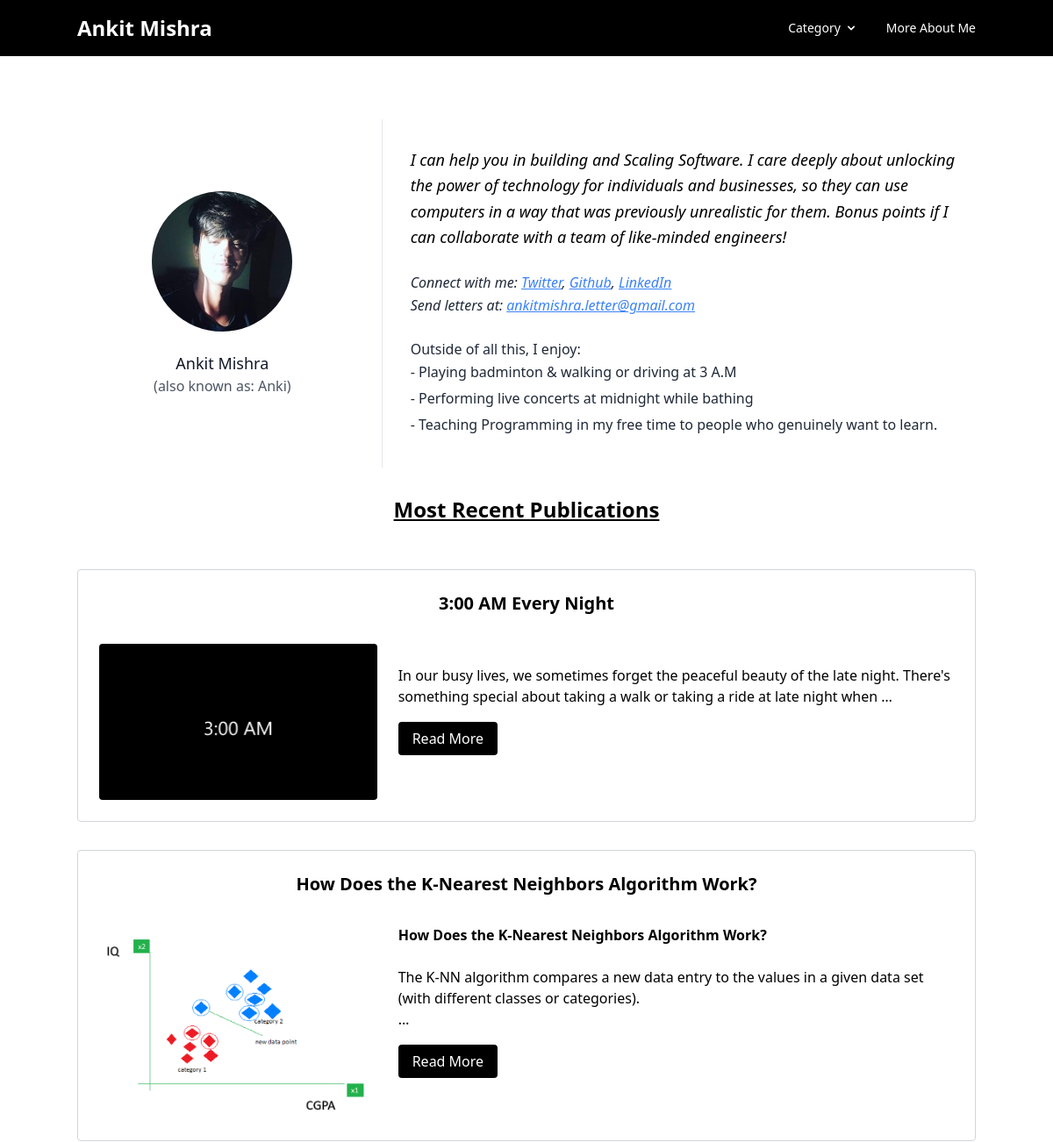
Before: / (upper part) with the older database file.
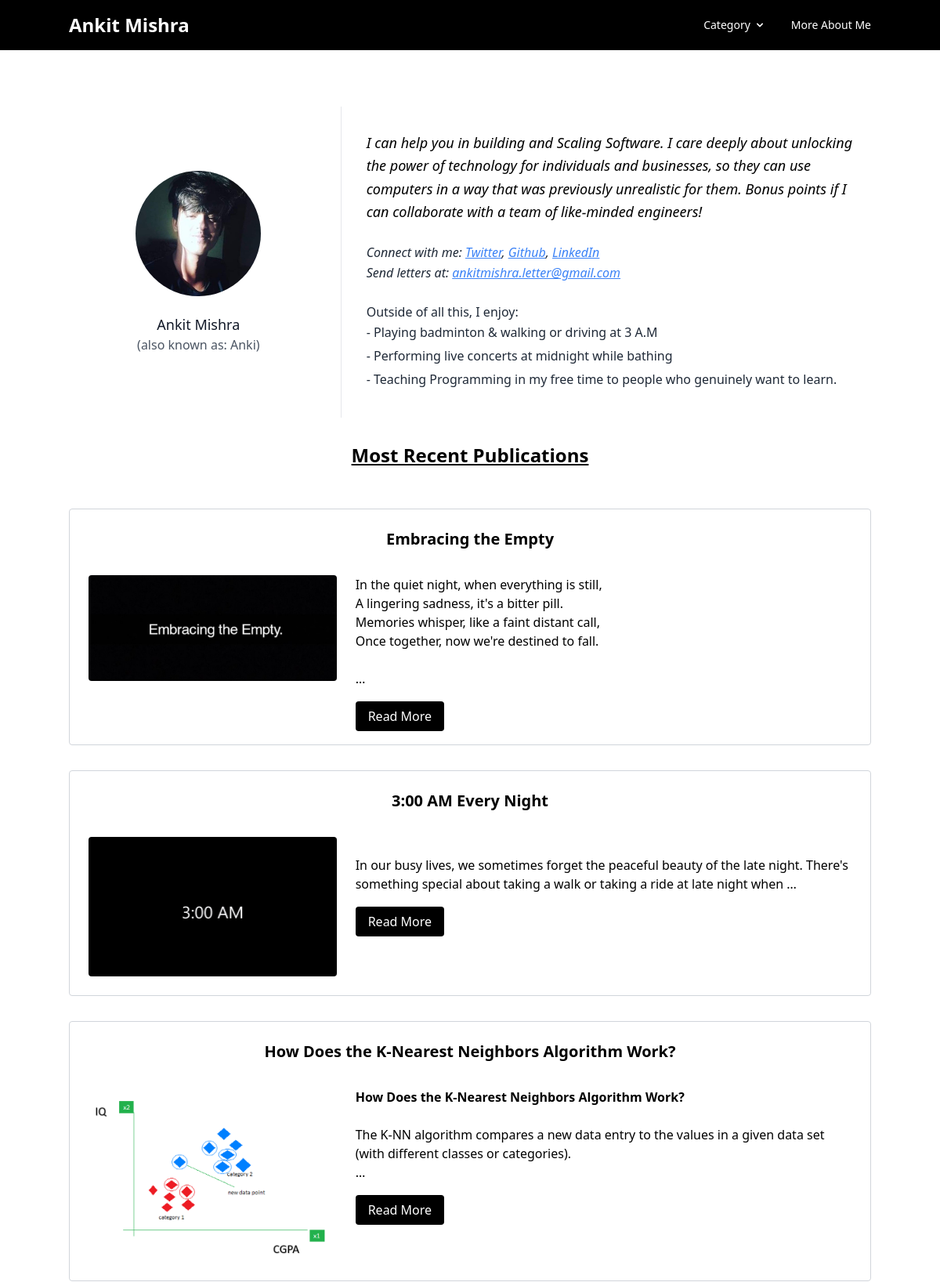
After: the same page with the newer database file.
### blog/models.py (models this page shows)
class Post(models.Model):
    post_id = models.AutoField(primary_key=True)
    title=models.CharField(max_length=200)
    content = HTMLField()
    url = models.CharField(max_length=100)
    cat = models.ForeignKey(Category,on_delete=models.CASCADE)
    image= models.ImageField(upload_to='post/')
    def __str__(self):
        return self.title

### blog/views.py (the view)
# urls.py: path('',home),
def home(request):
    posts=Post.objects.all()[:5]
    print(posts)
    cats = Category.objects.all()
    data = {
        "posts":posts,
        "cats":cats
    }
    return render(request,'home.html',data)

### template/home.html (shortened to what this page needs)
{% extends 'base.html' %}
{% block content %}
<section class="bg-white py-8">
  <div class="container mx-auto px-4">
    <div class="flex flex-col sm:flex-row items-center justify-center mt-10">
      <div class="sm:w-1/3 text-center sm:pr-8 sm:py-8">
        <div class="w-40 h-40 rounded-full inline-flex items-center justify-center bg-gray-200 text-gray-400">
          <img class="object-cover w-full h-full rounded-full" src="/media/Ankit.jpg" alt="Profile Picture">
        </div>
        <div class="flex flex-col items-center text-center justify-center mt-4">
          <h2 class="font-medium title-font text-gray-900 text-lg">Ankit Mishra</h2>
          <span class="text-gray-600 block">(also known as: Anki)</span>
        </div>
      </div>
      <div class="sm:w-2/3 sm:pl-8 sm:py-8 sm:border-l border-gray-200 sm:border-t-0 border-t mt-4 pt-4 sm:mt-0 text-center sm:text-left">
        <p class="leading-relaxed text-lg mb-4">
          <i>
            I can help you in building and Scaling Software. I care deeply about unlocking the power of technology for individuals and businesses, so they can use computers in a way that was previously unrealistic for them. Bonus points if I can collaborate with a team of like-minded engineers!
          </i>
        </p>
        <p class="text-gray-800 leading-relaxed mt-6">
          <i>
            Connect with me:
            <a href="https://twitter.com/ankitmishralive" class="underline text-blue-500" target="_blank">Twitter</a>,
            <a href="https://github.com/ankitmishralive" class="underline text-blue-500" target="_blank">Github</a>,
            <a href="https://www.linkedin.com/in/ankitmishralive" class="underline text-blue-500" target="_blank">LinkedIn</a>
            <br>
            Send letters at:
            <a href="mailto:ankitmishra.letter@gmail.com" class="underline text-blue-500" target="_blank">ankitmishra.letter@gmail.com</a>
          </i>
        </p>
        <p class="text-gray-800 leading-relaxed mt-6"> Outside of all this, I enjoy:</p>
        <ul class="text-gray-800 leading-relaxed">
          <li class="mb-1">- Playing badminton & walking or driving at 3 A.M</li>
          <li class="mb-1">- Performing live concerts at midnight while bathing</li>
          <li class="mb-1">- Teaching Programming in my free time to people who genuinely want to learn.</li>
        </ul>
      </div>
    </div>
  </div>
</section>
<div class="container mx-auto">
  <div class="grid grid-cols-1 gap-8">
    <h3 class="text-center text-2xl font-bold mb-5 underline">Most Recent Publications</h3>
    {% for p in posts reversed %}
    <div class="border border-gray-300 rounded p-6">
      <h5 class="text-center mb-4 text-xl font-bold">{{ p.title|truncatewords:60|safe }}</h5>
      <div class="flex flex-col items-center md:flex-row md:items-start">
        <div class="w-full md:w-1/3">
          <img src="/media/{{ p.image }}" class="w-full h-auto mt-4 rounded" alt="">
        </div>
        <div class="w-full md:w-2/3 ml-0 md:ml-6 mt-4">
          <p class="text-gray-700">{{ p.content|truncatewords:30|safe }}</p>
          <div class="mt-6">
            <a href="/insider/{{ p.url }}" class="btn bg-black text-white px-4 py-2 rounded">Read More</a>
          </div>
        </div>
      </div>
    </div>
    {% endfor %}
    <br>
  </div>
</div>
{% endblock %}

### template/base.html (shortened to what this page needs)
<!DOCTYPE html>
<html lang="en">
<head>
    <script src="https://cdn.tailwindcss.com"></script>
    {% load static %}
    <link rel="stylesheet" href="https://cdnjs.cloudflare.com/ajax/libs/OwlCarousel2/2.3.4/assets/owl.carousel.min.css">
<link rel="stylesheet" href="https://cdnjs.cloudflare.com/ajax/libs/OwlCarousel2/2.3.4/assets/owl.theme.default.min.css">
    <link rel="stylesheet" href="{% static 'css/owl.carousel.min.css'%} ">
<link rel="stylesheet" href="{% static 'css/owl.theme.default.min.css'%}">
</head>
<body class="bg-white-200">
{% include 'header.html' %}
    {%block content%}
    {%endblock%}
</body>
</html>

### template/header.html (shortened to what this page needs)
<div class="bg-black py-4">
  <div class="container mx-auto flex items-center justify-between">
    <a href="/" class="text-white text-2xl font-semibold">Ankit Mishra</a>
    <div class="hidden md:block w-full md:w-auto" id="mobile-menu">
      <ul class="flex-col md:flex-row flex md:space-x-8 mt-4 md:mt-0 md:text-sm md:font-medium">
        <li>
          <button id="dropdownNavbarLink" data-dropdown-toggle="dropdownNavbar" class="text-white hover:bg-black border-b border-gray-100 md:hover:bg-black md:border-0 pl-3 pr-4 py-2 md:hover:text-pink-500 md:p-0 font-medium flex items-center justify-between w-full md:w-auto">
            Category
            <svg class="w-4 h-4 ml-1" fill="currentColor" viewBox="0 0 20 20" xmlns="http://www.w3.org/2000/svg">
              <path fill-rule="evenodd" d="M5.293 7.293a1 1 0 011.414 0L10 10.586l3.293-3.293a1 1 0 111.414 1.414l-4 4a1 1 0 01-1.414 0l-4-4a1 1 0 010-1.414z" clip-rule="evenodd"></path>
            </svg>
          </button>
        </li>
        <li>
          <a href="/more-about-me" class="text-white hover:bg-black border-b border-gray-100 md:hover:bg-black md:border-0 block pl-3 pr-4 py-2 md:hover:text-pink-500 md:p-0">More About Me</a>
        </li>
      </ul>
    </div>
  </div>
</div>

Changed rows visible on the page:
added Post: title "Embracing the Empty", image (picture), content "In the quiet night, when everything is still, A lingering sadness, it's a bitter pill. Memories whisper, like a faint distant call, Once together, now we're destined to fall. …"
